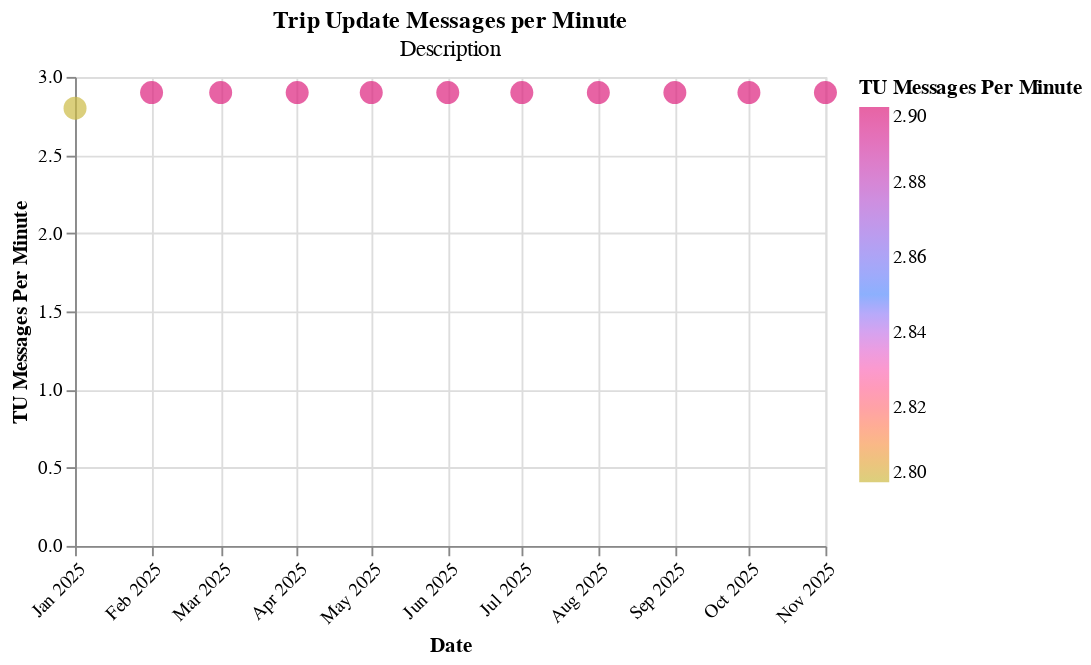

The code cell stored with this chart in its notebook:
### Code cell
_operator_grain_route_dir_visuals.configure_chart(
    tu_df_min,
    width=400,
    height=250,
    title="Trip Update Messages per Minute",
    subtitle="Description",
)

### Figure 1 — Vega-Lite specification as saved in the notebook (floating-point values rounded to 4 significant figures)
{"config": {"view": {"continuousWidth": 300, "continuousHeight": 300}}, "data": {"name": "data-cc9790553d975f73fdb4c601bdf3effd"}, "mark": {"type": "circle", "size": 150}, "encoding": {"color": {"field": "TU Messages Per Minute", "scale": {"range": ["#ccbb44", "#5b8efd", "#dd217d"]}, "title": "TU Messages Per Minute", "type": "quantitative"}, "tooltip": [{"field": "Date", "type": "temporal"}, {"field": "TU Messages Per Minute", "type": "quantitative"}], "x": {"axis": {"format": "%b %Y", "labelAngle": -45}, "field": "Date", "title": "Date", "type": "temporal"}, "y": {"field": "TU Messages Per Minute", "title": "TU Messages Per Minute", "type": "quantitative"}}, "height": 250, "title": {"text": ["Trip Update Messages per Minute"], "subtitle": ["Description"]}, "width": 400, "$schema": "https://vega.github.io/schema/vega-lite/v5.20.1.json", "datasets": {"data-cc9790553d975f73fdb4c601bdf3effd": [{"Date": "2025-08-01T00:00:00", "Analysis Name": "City and County of San Francisco", "VP Name": "Bay Area 511 Muni VehiclePositions", "TU Name": "Bay Area 511 Muni TripUpdates", "N Trips": 180014, "Day Type": "Weekday", "Daily Trips": 9474.0, "Ttl Service Hours": 406700000.0, "N Routes": 68.0, "N Days": 19, "VP Messages Per Minute": 3.0, "N VP Trips": 172159, "Daily VP Trips": 9061.0, "Pct VP Trips": 0.957, "N VP Routes": 1.0, "Pct VP Service Hours": 0.0, "TU Messages Per Minute": 2.9, "N TU Trips": 175245, "Daily TU Trips": 9223.0, "Pct TU Trips": 0.973, "N TU Routes": 1.0, "Pct TU Service Hours": 0.0, "TU Messages Per Second": 20.69, "VP Messages Per Second": 20.0, "Percent of Trips with Trip Updates": 97.35, "Percent of Trips with Vehicle Positions": 95.64}, {"Date": "2025-01-01T00:00:00", "Analysis Name": "City and County of San Francisco", "VP Name": "Bay Area 511 Muni VehiclePositions", "TU Name": "Bay Area 511 Muni TripUpdates", "N Trips": 179748, "Day Type": "Weekday", "Daily Trips": 9460.0, "Ttl Service Hours": 411800000.0, "N Routes": 67.79, "N Days": 19, "VP Messages Per Minute": 3.0, "N VP Trips": 167314, "Daily VP Trips": 8806.0, "Pct VP Trips": 0.931, "N VP Routes": 1.0, "Pct VP Service Hours": 0.0, "TU Messages Per Minute": 2.8, "N TU Trips": 173033, "Daily TU Trips": 9107.0, "Pct TU Trips": 0.961, "N TU Routes": 1.0, "Pct TU Service Hours": 0.0, "TU Messages Per Second": 21.43, "VP Messages Per Second": 20.0, "Percent of Trips with Trip Updates": 96.26, "Percent of Trips with Vehicle Positions": 93.08}, {"Date": "2025-10-01T00:00:00", "Analysis Name": "City and County of San Francisco", "VP Name": "Bay Area 511 Muni VehiclePositions", "TU Name": "Bay Area 511 Muni TripUpdates", "N Trips": 216259, "Day Type": "Weekday", "Daily Trips": 9403.0, "Ttl Service Hours": 488200000.0, "N Routes": 67.65, "N Days": 23, "VP Messages Per Minute": 3.0, "N VP Trips": 202722, "Daily VP Trips": 8814.0, "Pct VP Trips": 0.937, "N VP Routes": 1.0, "Pct VP Service Hours": 0.0, "TU Messages Per Minute": 2.9, "N TU Trips": 207066, "Daily TU Trips": 9003.0, "Pct TU Trips": 0.956, "N TU Routes": 1.0, "Pct TU Service Hours": 0.0, "TU Messages Per Second": 20.69, "VP Messages Per Second": 20.0, "Percent of Trips with Trip Updates": 95.75, "Percent of Trips with Vehicle Positions": 93.74}, {"Date": "2025-11-01T00:00:00", "Analysis Name": "City and County of San Francisco", "VP Name": "Bay Area 511 Muni VehiclePositions", "TU Name": "Bay Area 511 Muni TripUpdates", "N Trips": 132602, "Day Type": "Weekday", "Daily Trips": 9472.0, "Ttl Service Hours": 299400000.0, "N Routes": 68.0, "N Days": 14, "VP Messages Per Minute": 3.0, "N VP Trips": 115751, "Daily VP Trips": 8268.0, "Pct VP Trips": 0.872, "N VP Routes": 1.0, "Pct VP Service Hours": 0.0, "TU Messages Per Minute": 2.9, "N TU Trips": 119237, "Daily TU Trips": 8517.0, "Pct TU Trips": 0.9, "N TU Routes": 1.0, "Pct TU Service Hours": 0.0, "TU Messages Per Second": 20.69, "VP Messages Per Second": 20.0, "Percent of Trips with Trip Updates": 89.92, "Percent of Trips with Vehicle Positions": 87.29}, {"Date": "2025-09-01T00:00:00", "Analysis Name": "City and County of San Francisco", "VP Name": "Bay Area 511 Muni VehiclePositions", "TU Name": "Bay Area 511 Muni TripUpdates", "N Trips": 206786, "Day Type": "Weekday", "Daily Trips": 9399.0, "Ttl Service Hours": 467000000.0, "N Routes": 67.64, "N Days": 22, "VP Messages Per Minute": 3.0, "N VP Trips": 195904, "Daily VP Trips": 8905.0, "Pct VP Trips": 0.947, "N VP Routes": 1.0, "Pct VP Service Hours": 0.0, "TU Messages Per Minute": 2.9, "N TU Trips": 199972, "Daily TU Trips": 9090.0, "Pct TU Trips": 0.968, "N TU Routes": 1.0, "Pct TU Service Hours": 0.0, "TU Messages Per Second": 20.69, "VP Messages Per Second": 20.0, "Percent of Trips with Trip Updates": 96.7, "Percent of Trips with Vehicle Positions": 94.74}, {"Date": "2025-07-01T00:00:00", "Analysis Name": "City and County of San Francisco", "VP Name": "Bay Area 511 Muni VehiclePositions", "TU Name": "Bay Area 511 Muni TripUpdates", "N Trips": 208105, "Day Type": "Weekday", "Daily Trips": 9459.0, "Ttl Service Hours": 469700000.0, "N Routes": 68.0, "N Days": 22, "VP Messages Per Minute": 3.0, "N VP Trips": 198631, "Daily VP Trips": 9029.0, "Pct VP Trips": 0.955, "N VP Routes": 1.0, "Pct VP Service Hours": 0.0, "TU Messages Per Minute": 2.9, "N TU Trips": 201923, "Daily TU Trips": 9178.0, "Pct TU Trips": 0.971, "N TU Routes": 1.0, "Pct TU Service Hours": 0.0, "TU Messages Per Second": 20.69, "VP Messages Per Second": 20.0, "Percent of Trips with Trip Updates": 97.03, "Percent of Trips with Vehicle Positions": 95.45}, {"Date": "2025-02-01T00:00:00", "Analysis Name": "City and County of San Francisco", "VP Name": "Bay Area 511 Muni VehiclePositions", "TU Name": "Bay Area 511 Muni TripUpdates", "N Trips": 123268, "Day Type": "Weekday", "Daily Trips": 9482.0, "Ttl Service Hours": 282900000.0, "N Routes": 68.38, "N Days": 13, "VP Messages Per Minute": 3.0, "N VP Trips": 115204, "Daily VP Trips": 8862.0, "Pct VP Trips": 0.934, "N VP Routes": 1.0, "Pct VP Service Hours": 0.0, "TU Messages Per Minute": 2.9, "N TU Trips": 118783, "Daily TU Trips": 9137.0, "Pct TU Trips": 0.965, "N TU Routes": 1.0, "Pct TU Service Hours": 0.0, "TU Messages Per Second": 20.69, "VP Messages Per Second": 20.0, "Percent of Trips with Trip Updates": 96.36, "Percent of Trips with Vehicle Positions": 93.46}, {"Date": "2025-04-01T00:00:00", "Analysis Name": "City and County of San Francisco", "VP Name": "Bay Area 511 Muni VehiclePositions", "TU Name": "Bay Area 511 Muni TripUpdates", "N Trips": 210683, "Day Type": "Weekday", "Daily Trips": 9576.0, "Ttl Service Hours": 485200000.0, "N Routes": 69.0, "N Days": 22, "VP Messages Per Minute": 3.0, "N VP Trips": 200194, "Daily VP Trips": 9100.0, "Pct VP Trips": 0.95, "N VP Routes": 1.0, "Pct VP Service Hours": 0.0, "TU Messages Per Minute": 2.9, "N TU Trips": 202545, "Daily TU Trips": 9207.0, "Pct TU Trips": 0.962, "N TU Routes": 1.0, "Pct TU Service Hours": 0.0, "TU Messages Per Second": 20.69, "VP Messages Per Second": 20.0, "Percent of Trips with Trip Updates": 96.14, "Percent of Trips with Vehicle Positions": 95.02}, {"Date": "2025-05-01T00:00:00", "Analysis Name": "City and County of San Francisco", "VP Name": "Bay Area 511 Muni VehiclePositions", "TU Name": "Bay Area 511 Muni TripUpdates", "N Trips": 208962, "Day Type": "Weekday", "Daily Trips": 9498.0, "Ttl Service Hours": 479900000.0, "N Routes": 69.09, "N Days": 22, "VP Messages Per Minute": 3.0, "N VP Trips": 198843, "Daily VP Trips": 9038.0, "Pct VP Trips": 0.951, "N VP Routes": 1.0, "Pct VP Service Hours": 0.0, "TU Messages Per Minute": 2.9, "N TU Trips": 202749, "Daily TU Trips": 9216.0, "Pct TU Trips": 0.97, "N TU Routes": 1.0, "Pct TU Service Hours": 0.0, "TU Messages Per Second": 20.69, "VP Messages Per Second": 20.0, "Percent of Trips with Trip Updates": 97.03, "Percent of Trips with Vehicle Positions": 95.16}, {"Date": "2025-06-01T00:00:00", "Analysis Name": "City and County of San Francisco", "VP Name": "Bay Area 511 Muni VehiclePositions", "TU Name": "Bay Area 511 Muni TripUpdates", "N Trips": 180464, "Day Type": "Weekday", "Daily Trips": 9498.0, "Ttl Service Hours": 412700000.0, "N Routes": 68.68, "N Days": 19, "VP Messages Per Minute": 3.0, "N VP Trips": 169488, "Daily VP Trips": 8920.0, "Pct VP Trips": 0.939, "N VP Routes": 1.0, "Pct VP Service Hours": 0.0, "TU Messages Per Minute": 2.9, "N TU Trips": 173516, "Daily TU Trips": 9132.0, "Pct TU Trips": 0.961, "N TU Routes": 1.0, "Pct TU Service Hours": 0.0, "TU Messages Per Second": 20.69, "VP Messages Per Second": 20.0, "Percent of Trips with Trip Updates": 96.15, "Percent of Trips with Vehicle Positions": 93.92}, {"Date": "2025-03-01T00:00:00", "Analysis Name": "City and County of San Francisco", "VP Name": "Bay Area 511 Muni VehiclePositions", "TU Name": "Bay Area 511 Muni TripUpdates", "N Trips": 105472, "Day Type": "Weekday", "Daily Trips": 9588.0, "Ttl Service Hours": 243000000.0, "N Routes": 69.0, "N Days": 11, "VP Messages Per Minute": 3.0, "N VP Trips": 99790, "Daily VP Trips": 9072.0, "Pct VP Trips": 0.945, "N VP Routes": 1.0, "Pct VP Service Hours": 0.0, "TU Messages Per Minute": 2.9, "N TU Trips": 101440, "Daily TU Trips": 9222.0, "Pct TU Trips": 0.962, "N TU Routes": 1.0, "Pct TU Service Hours": 0.0, "TU Messages Per Second": 20.69, "VP Messages Per Second": 20.0, "Percent of Trips with Trip Updates": 96.18, "Percent of Trips with Vehicle Positions": 94.61}]}}
